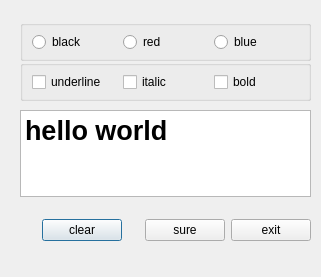
<?xml version="1.0" encoding="UTF-8"?>
<ui version="4.0">
 <class>Dialog</class>
 <widget class="QDialog" name="Dialog">
  <property name="geometry">
   <rect>
    <x>0</x>
    <y>0</y>
    <width>321</width>
    <height>277</height>
   </rect>
  </property>
  <property name="windowTitle">
   <string>Dialog</string>
  </property>
  <widget class="QGroupBox" name="groupBox_2">
   <property name="geometry">
    <rect>
     <x>20</x>
     <y>60</y>
     <width>291</width>
     <height>41</height>
    </rect>
   </property>
   <property name="title">
    <string/>
   </property>
   <layout class="QHBoxLayout" name="horizontalLayout_2">
    <item>
     <widget class="QCheckBox" name="checkBox_underline">
      <property name="text">
       <string>underline</string>
      </property>
     </widget>
    </item>
    <item>
     <widget class="QCheckBox" name="checkBox_italic">
      <property name="text">
       <string>italic</string>
      </property>
     </widget>
    </item>
    <item>
     <widget class="QCheckBox" name="checkBox_bold">
      <property name="text">
       <string>bold</string>
      </property>
     </widget>
    </item>
   </layout>
  </widget>
  <widget class="QTextEdit" name="textEdit">
   <property name="geometry">
    <rect>
     <x>20</x>
     <y>110</y>
     <width>291</width>
     <height>87</height>
    </rect>
   </property>
   <property name="html">
    <string>&lt;!DOCTYPE HTML PUBLIC &quot;-//W3C//DTD HTML 4.0//EN&quot; &quot;http://www.w3.org/TR/REC-html40/strict.dtd&quot;&gt;
&lt;html&gt;&lt;head&gt;&lt;meta name=&quot;qrichtext&quot; content=&quot;1&quot; /&gt;&lt;style type=&quot;text/css&quot;&gt;
p, li { white-space: pre-wrap; }
&lt;/style&gt;&lt;/head&gt;&lt;body style=&quot; font-family:'Noto Sans'; font-size:14pt; font-weight:400; font-style:normal;&quot;&gt;
&lt;p style=&quot; margin-top:0px; margin-bottom:0px; margin-left:0px; margin-right:0px; -qt-block-indent:0; text-indent:0px;&quot;&gt;&lt;span style=&quot; font-size:20pt; font-weight:600;&quot;&gt;hello world &lt;/span&gt;&lt;/p&gt;&lt;/body&gt;&lt;/html&gt;</string>
   </property>
  </widget>
  <widget class="QGroupBox" name="groupBox">
   <property name="geometry">
    <rect>
     <x>20</x>
     <y>20</y>
     <width>291</width>
     <height>41</height>
    </rect>
   </property>
   <property name="title">
    <string/>
   </property>
   <layout class="QHBoxLayout" name="horizontalLayout" stretch="0,0,0">
    <property name="spacing">
     <number>6</number>
    </property>
    <item>
     <widget class="QRadioButton" name="radioButton_black">
      <property name="text">
       <string>black</string>
      </property>
     </widget>
    </item>
    <item>
     <widget class="QRadioButton" name="radioButton_red">
      <property name="text">
       <string>red</string>
      </property>
     </widget>
    </item>
    <item>
     <widget class="QRadioButton" name="radioButton_blue">
      <property name="text">
       <string>blue</string>
      </property>
     </widget>
    </item>
   </layout>
  </widget>
  <widget class="QWidget" name="layoutWidget">
   <property name="geometry">
    <rect>
     <x>20</x>
     <y>200</y>
     <width>291</width>
     <height>54</height>
    </rect>
   </property>
   <layout class="QHBoxLayout" name="horizontalLayout_3">
    <property name="leftMargin">
     <number>6</number>
    </property>
    <property name="topMargin">
     <number>6</number>
    </property>
    <item>
     <spacer name="horizontalSpacer">
      <property name="orientation">
       <enum>Qt::Horizontal</enum>
      </property>
      <property name="sizeHint" stdset="0">
       <size>
        <width>40</width>
        <height>20</height>
       </size>
      </property>
     </spacer>
    </item>
    <item>
     <widget class="QPushButton" name="pushButton_clear">
      <property name="text">
       <string>clear</string>
      </property>
     </widget>
    </item>
    <item>
     <spacer name="horizontalSpacer_2">
      <property name="orientation">
       <enum>Qt::Horizontal</enum>
      </property>
      <property name="sizeHint" stdset="0">
       <size>
        <width>40</width>
        <height>20</height>
       </size>
      </property>
     </spacer>
    </item>
    <item>
     <widget class="QPushButton" name="pushButton_sure">
      <property name="text">
       <string>sure</string>
      </property>
     </widget>
    </item>
    <item>
     <widget class="QPushButton" name="pushButton_exit">
      <property name="text">
       <string>exit</string>
      </property>
     </widget>
    </item>
   </layout>
  </widget>
 </widget>
 <resources/>
 <connections>
  <connection>
   <sender>pushButton_sure</sender>
   <signal>clicked()</signal>
   <receiver>Dialog</receiver>
   <slot>accept()</slot>
   <hints>
    <hint type="sourcelabel">
     <x>182</x>
     <y>232</y>
    </hint>
    <hint type="destinationlabel">
     <x>192</x>
     <y>262</y>
    </hint>
   </hints>
  </connection>
  <connection>
   <sender>pushButton_exit</sender>
   <signal>clicked()</signal>
   <receiver>Dialog</receiver>
   <slot>close()</slot>
   <hints>
    <hint type="sourcelabel">
     <x>291</x>
     <y>240</y>
    </hint>
    <hint type="destinationlabel">
     <x>301</x>
     <y>261</y>
    </hint>
   </hints>
  </connection>
 </connections>
</ui>
